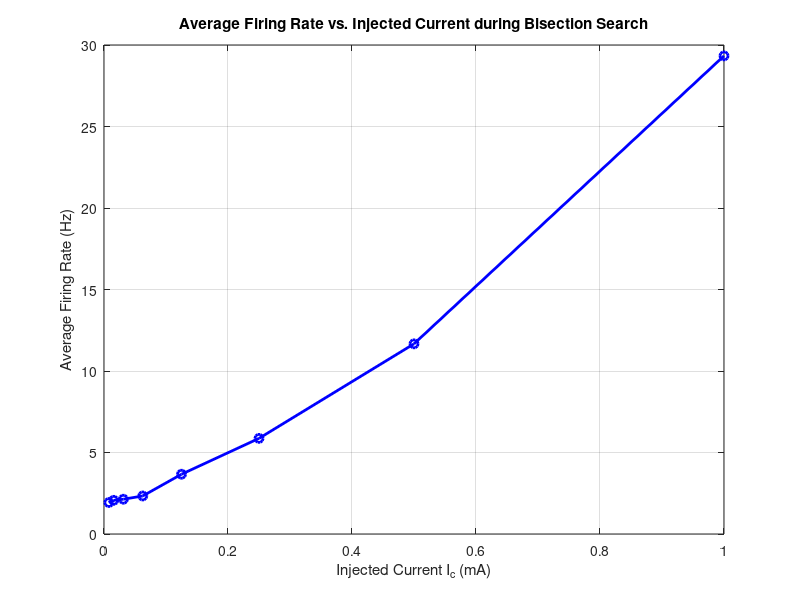

Write MATLAB code to recreate this figure. (Note: this script raises an error after producing the figure.)
% define parameters
% rng(9);  % o fixed seed for reproducibility

dt = 0.1;             % time step (ms)
T = 3000;             % total simulation time (ms) = 1 second
t_array = 0:dt:T;
nSteps = length(t_array);

Erest = -65;          % resting potential (mV)
Eth = -55;            % threshold (mV)
tau = 20;             % membrane time constant (ms)
R = 10;               % membrane resistance (Ohm)
I_inj = 0;            % no constant injected current
sigma_noise = 8.5;  % from part (d)   


% from part (a) i know I-c=1 has 0Hz spiking rate and I-c=2 has 71Hz
% therefore, we can use those as bounds to find I-c that produce spike in
% presence of the noise found in part (d)
I_low=0;
I_high=2;
tolerance=0.01; % i might need to change this later ( difference between high ad low)
min_rate= 0.1;  % i might need to adjust this (min non-zero spiking rate)


nTrials = 5;          %  5 repeated trials
% run multiple trials and then calculate mean firing rate for each I_c
function mean_rate=measure_rate(I_c,sigma_noise,Erest,Eth,tau,R,dt,T,nTrials)
% array for each trial's firing rate
rates= zeros(1,nTrials);
for trial=1:nTrials
    rng(trial); 
     v = Erest * ones(1, round(T/dt)+1);
        spike_count = 0;
        
        % Euler's integration
        for i = 1:length(v)-1
            I_noise = sigma_noise * randn; % random noise
            % updating LIF voltage
            v(i+1) = v(i) + (dt/tau)*( (Erest - v(i)) + R*(I_c + I_noise) );
            
            % threshold crossing check
            if v(i+1) >= Eth
                spike_count = spike_count + 1;
                v(i+1) = Erest; % reset
            end
        end
        
        % Ccalculate the firing rate for this trial (spikes/sec)
        rates(trial) = spike_count / (T/1000); 
    end
    
    % return the mean across all trials
    mean_rate = mean(rates);3
end

%  iteratively narrow down I-low and I-high until they're close
I_candidates = [];
firing_rates_bisect = [];

while (I_high-I_low)>tolerance
    I_mid= (I_low+I_high)/2
    % measure current at the intermediate value 
    current_rate=measure_rate(I_mid,sigma_noise,Erest,Eth,tau,R,dt,T,nTrials)

    I_candidates(end+1) = I_mid;
    firing_rates_bisect(end+1) = current_rate;

    
    fprintf('Testing I_c = %.3f mA -> Avg firing rate = %.2f Hz\n', I_mid, current_rate);
    % now determine whether I_mid produces non-zero firing rate
    % if the rate is is greater than the min-rate we defined, we consider it as
    % spiking
    if current_rate>min_rate
        I_high=I_mid % spike happened so narrow down the upper bound
    else
        I_low=I_mid % no spike so raise up the lower bound
    end
end

% converging threshold is approximately between the updated low and high
new_threshold= (I_low+ I_high)/2;
fprintf('\nEstimated new threshold current (with noise) = %.4f mA\n', new_threshold)


% plotting average firing rate vs. candidate I_c values
figure;
plot(I_candidates, firing_rates_bisect, 'bo-', 'LineWidth', 2);
xlabel('Injected Current I_c (mA)');
ylabel('Average Firing Rate (Hz)');
title('Average Firing Rate vs. Injected Current during Bisection Search');
grid on;
hold on;
% highlight threshold
xline(new_threshold, 'r--', 'LineWidth', 2);
hold off;